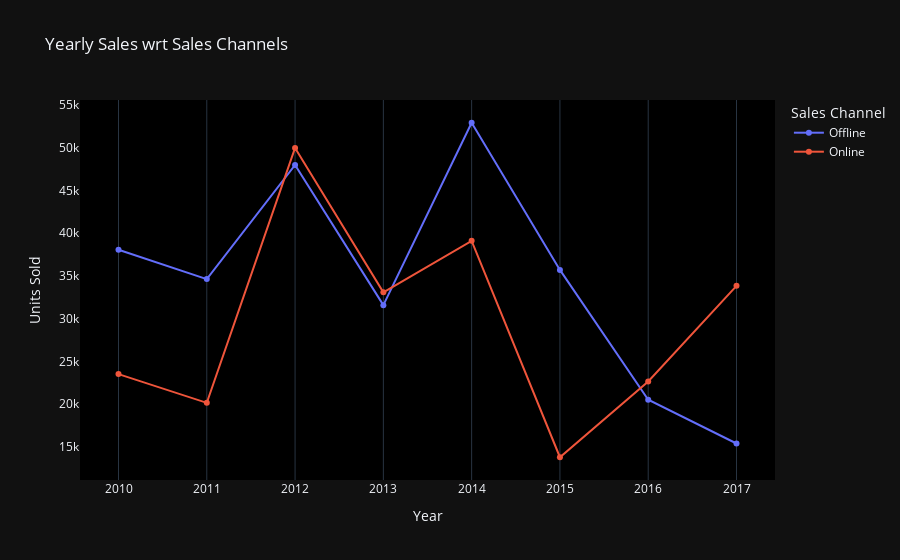

The notebook cell this image was saved under:
### Code cell
fig=px.line(year_channel,x='Year',y='Units Sold',
          title='Yearly Sales wrt Sales Channels',
          color='Sales Channel',markers=True)
fig.update_layout(xaxis_title=' Year',
                 yaxis_title='Units Sold',
                 plot_bgcolor='black',
                 template='plotly_dark',
                 yaxis=dict(showgrid=False))

iplot(fig)

### Figure 1 — Plotly figure (JSON) as saved in the notebook; plotly's stock layout.template omitted (floating-point values rounded to 4 significant figures)
{"data": [{"hovertemplate": "Sales Channel=Offline<br>Year=%{x}<br>Units Sold=%{y}<extra></extra>", "legendgroup": "Offline", "line": {"color": "#636efa", "dash": "solid"}, "marker": {"symbol": "circle"}, "mode": "lines+markers", "name": "Offline", "orientation": "v", "showlegend": true, "type": "scatter", "x": [2010, 2011, 2012, 2013, 2014, 2015, 2016, 2017], "xaxis": "x", "y": [38063, 34628, 47986, 31580, 52931, 35706, 20505, 15383], "yaxis": "y"}, {"hovertemplate": "Sales Channel=Online<br>Year=%{x}<br>Units Sold=%{y}<extra></extra>", "legendgroup": "Online", "line": {"color": "#EF553B", "dash": "solid"}, "marker": {"symbol": "circle"}, "mode": "lines+markers", "name": "Online", "orientation": "v", "showlegend": true, "type": "scatter", "x": [2010, 2011, 2012, 2013, 2014, 2015, 2016, 2017], "xaxis": "x", "y": [23508, 20140, 49981, 33083, 39109, 13774, 22651, 33843], "yaxis": "y"}], "layout": {"legend": {"title": {"text": "Sales Channel"}, "tracegroupgap": 0}, "plot_bgcolor": "black", "title": {"text": "Yearly Sales wrt Sales Channels"}, "xaxis": {"anchor": "y", "domain": [0, 1], "title": {"text": " Year"}}, "yaxis": {"anchor": "x", "domain": [0, 1], "showgrid": false, "title": {"text": "Units Sold"}}}}
